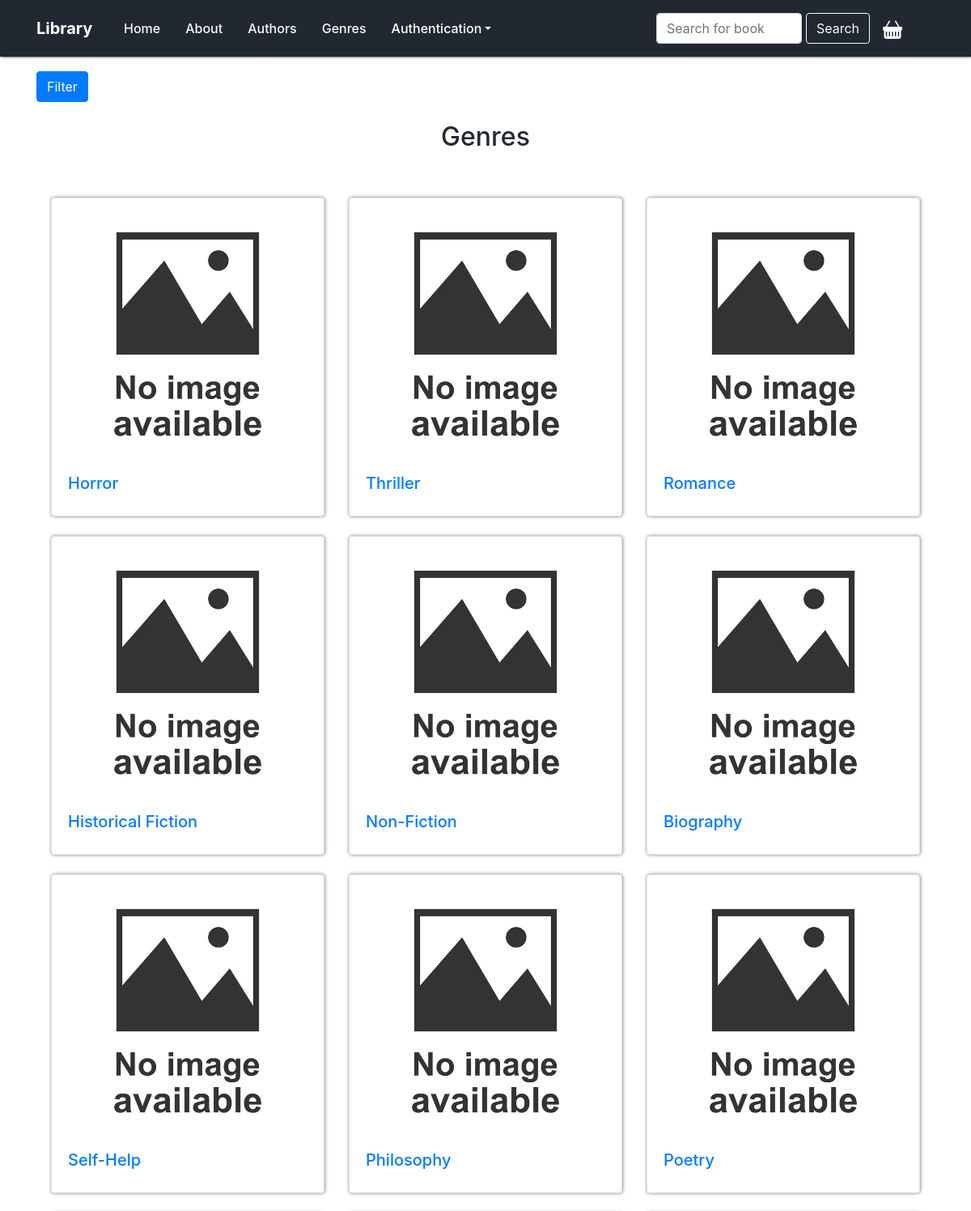
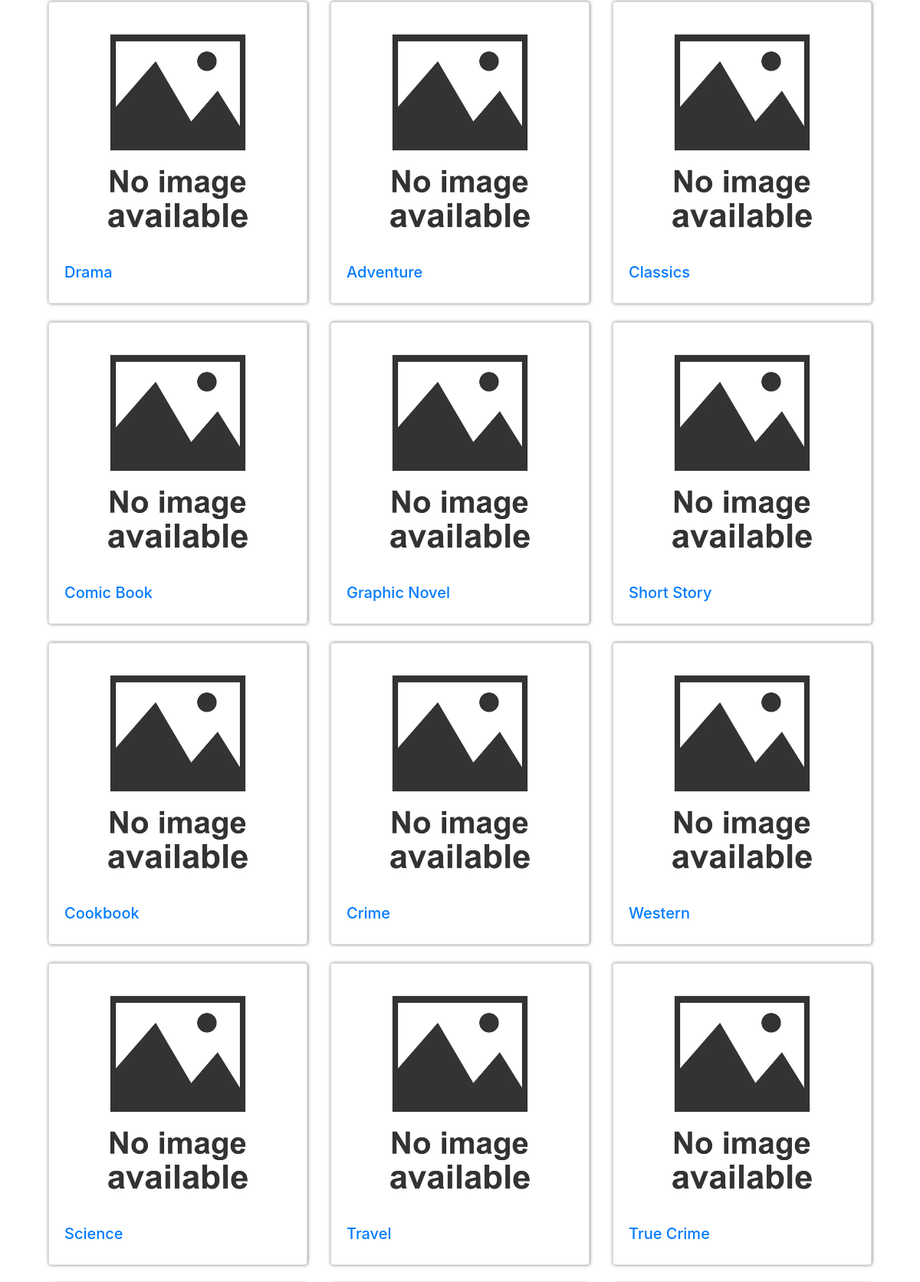
Page /library/genres/ (upper part) on the committed database (2 pictures, top to bottom).
### library/models.py (models this page shows, shortened)
class Genre(models.Model):
    genre = models.CharField(max_length=100, db_index=True)

### library/views.py (the view)
# urls.py: path('genres/', views.genres, name='genres'),
def genres(request):
    genres = Genre.objects.all()
    context = {"title": "Genres", 'genres': genres}
    return render(request, 'library/genres.html', context=context)

### library/templatetags/tags.py (called while the page is built)
@register.simple_tag()
def get_genres():
    return Genre.objects.all()

@register.simple_tag()
def get_menu():
    return views.menu

@register.simple_tag()
def get_year():
    return datetime.now().year

### library/templates/library/genres.html (shortened to what this page needs)
{%extends 'base.html'%}
{% load tags %}
{% load static %}
{%block content%}
<h2> {{title}} </h2>
<div class="container pt-5">
    <div class="row">
        {% for genre in genres %}
            <div class="col-md-4 mb-4">
                <div class="card h-100 card-shadow">
                    {% if genre.image %}
                        <a href="{% url 'genre_by_id' genre.id %}"><img src="{% static 'library/images/{{ genre.image }}' %}"
                             class="card-img-top" alt="{{genre.title}}"></a>
                    {% else %}
                        <a href="{% url 'genre_by_id' genre.id %}"><img src="{% static 'library/images/default-book.jpg' %}"
                             class="card-img-top" alt="{{genre.title}}"></a>
                    {% endif %}
                    <div class="card-body mt-n3">
                        <h5><a href="{% url 'genre_by_id' genre.id %}">{{ genre.genre }}</a></h5>
                    </div>
                </div>
            </div>
        {% endfor %}
    </div>
</div>
{%endblock%}

### library/static/library/css/index.css (style rules this page uses)
:root { --white-text: #FFF; --black: #333333; --deep-blue: #222831; }
body { margin: 20px; height: 100%; display: flex; flex-direction: column; min-height: 100vh; }
h1, h2 { text-align: center; margin-bottom: 40px; color: var(--deep-blue); }
.card-shadow { box-shadow: 0.5px 0 4px rgba(0, 0, 0, 0.5); }
.card-img-top { transform: scale(0.9); }

### rows in the picture
Genre: genre "Horror"
Genre: genre "Thriller"
Genre: genre "Romance"
Genre: genre "Historical Fiction"
Genre: genre "Non-Fiction"
Genre: genre "Biography"
Genre: genre "Self-Help"
Genre: genre "Philosophy"
Genre: genre "Poetry"
Genre: genre "Drama"
Genre: genre "Adventure"
Genre: genre "Classics"
Genre: genre "Comic Book"
Genre: genre "Graphic Novel"
Genre: genre "Short Story"
Genre: genre "Cookbook"
Genre: genre "Crime"
Genre: genre "Western"
Genre: genre "Science"
Genre: genre "Travel"
Genre: genre "True Crime"

### other values in the picture
{{ item.title }} "Home" "About" "Authors" "Genres"
{{ title }} "Genres"
